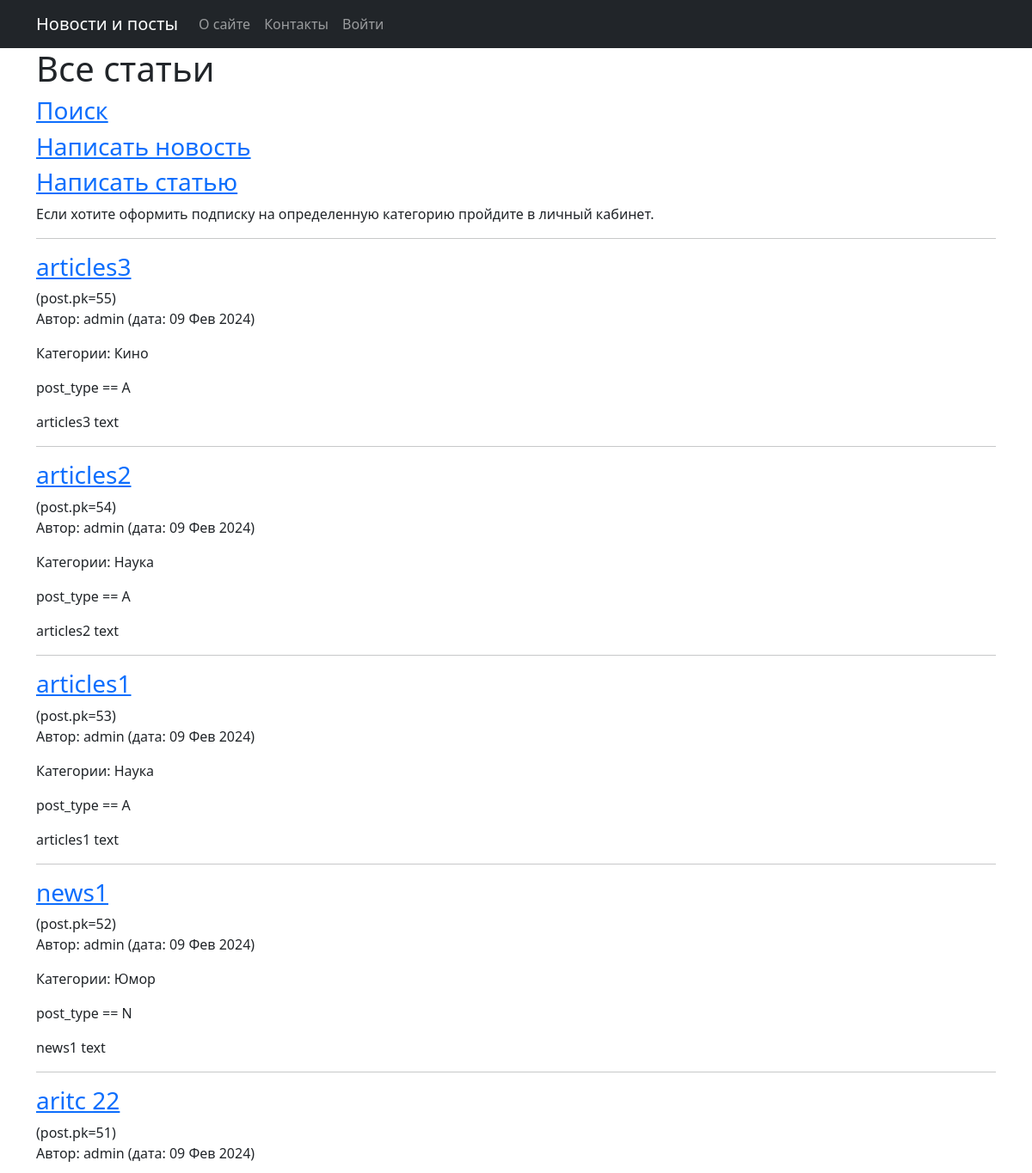
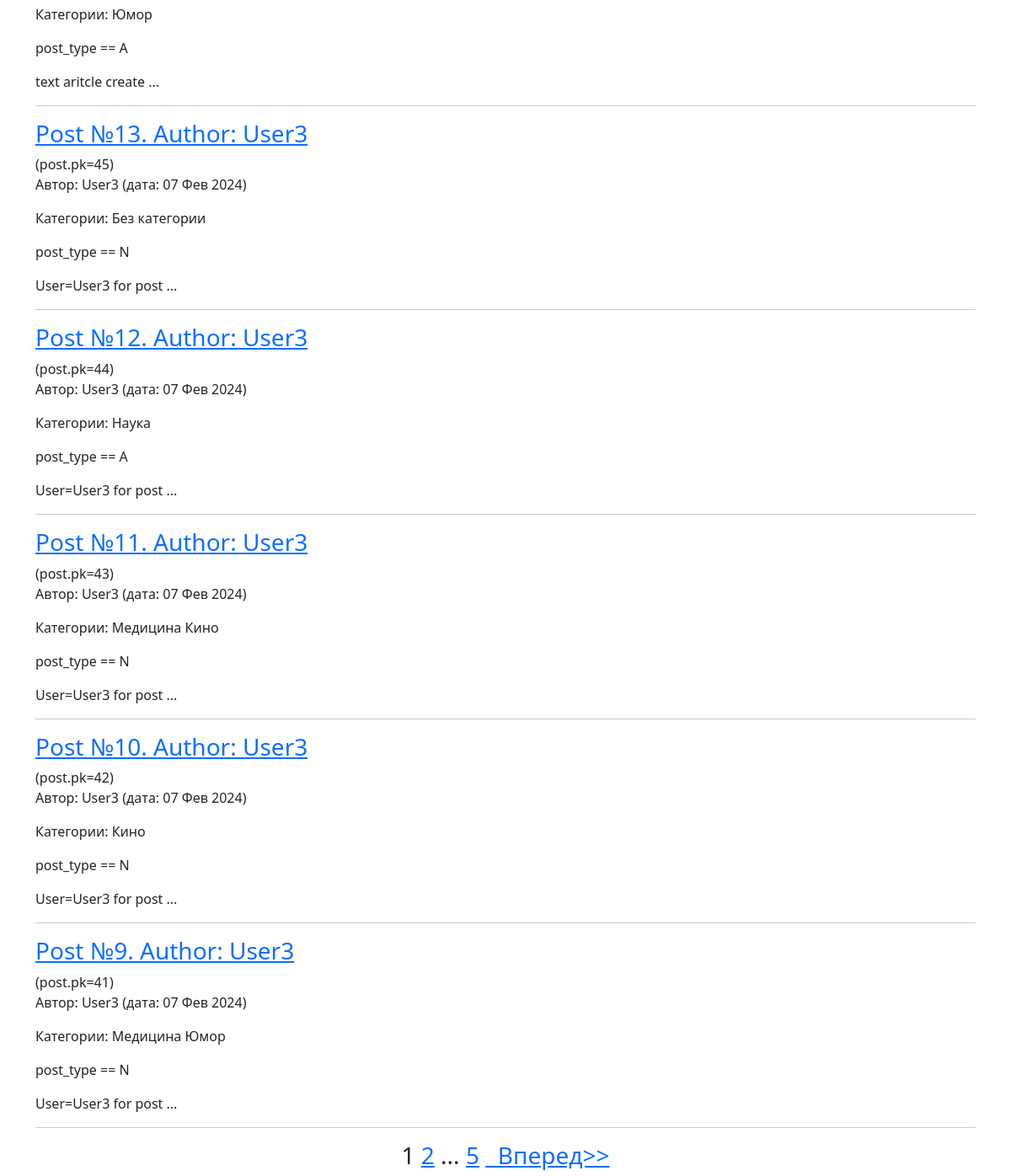
Before: / with the older database file (2 pictures, top to bottom).
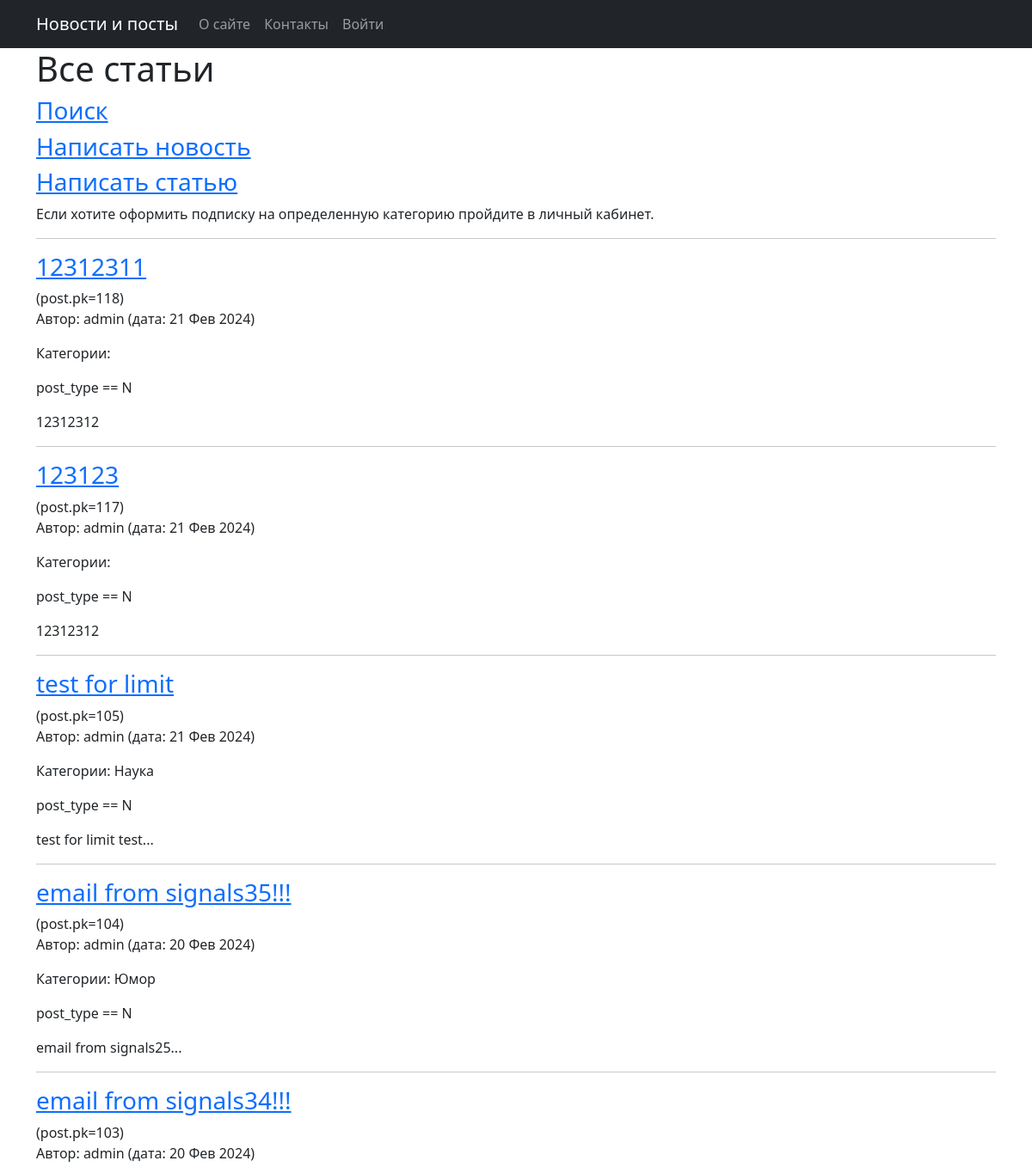
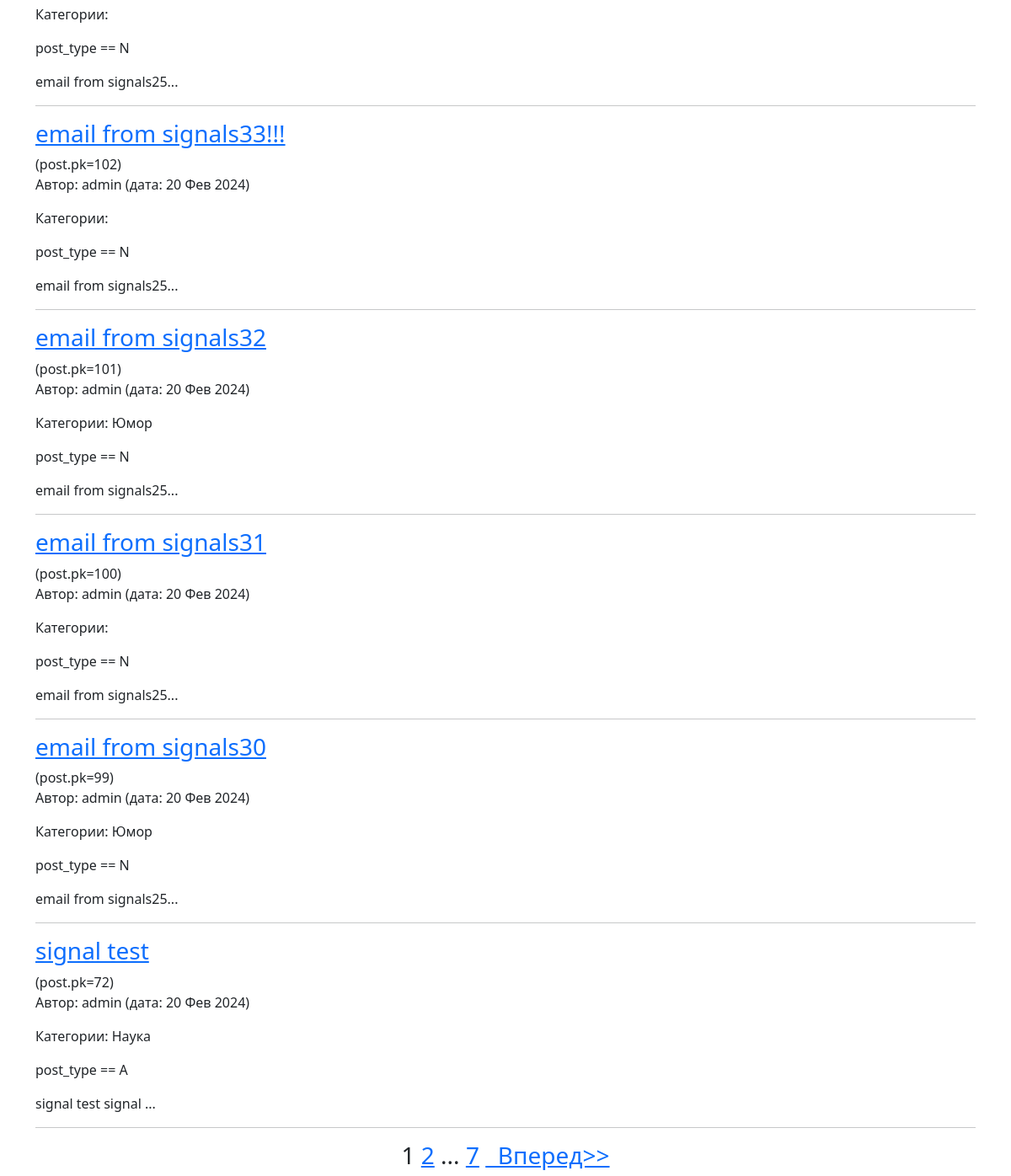
After: the same page with the newer database file (2 pictures, top to bottom).
### news/models.py (models this page shows, shortened)
class Post(models.Model):
    article = 'A'
    news = 'N'
    POSITIONS = [(article, 'Статья'),
                 (news, 'Новости')]
    post_type = models.CharField(max_length=1, choices=POSITIONS, default=article)
    time_created = models.DateTimeField(auto_now_add=True, verbose_name='Дата публикации')
    title = models.CharField(max_length=255, unique=True, verbose_name='Название')
    text = models.TextField(verbose_name="Текст")
    rating = models.IntegerField(default=0, verbose_name='Рейтинг')
    author = models.ForeignKey('Author', null=True, on_delete=models.CASCADE)
    category = models.ManyToManyField('Category', through='PostCategory')
    def preview(self) -> str:
        text = self.text[:20]
        if len(text) == 20:
            text += '...'
        return text

class Author(models.Model):
    user = models.OneToOneField(User, on_delete=models.CASCADE, primary_key=True)
    rating = models.IntegerField(default=0)
    subscriptions = models.ManyToManyField('Category', through='Subscribers', verbose_name='Категории в подписке')

class Category(models.Model):
    name = models.CharField(max_length=20, unique=True)
    subs = models.ManyToManyField('Author', through="Subscribers")

### news/views.py (the view, shortened to what this page needs)
# urls.py: path('', PostsList.as_view(), name='all_posts'),
class PostsList(ListView):
    model = Post
    ordering = '-time_created'
    template_name = 'posts.html'
    context_object_name = 'posts'
    paginate_by = 10
    def get_queryset(self):
        queryset = super().get_queryset()
        if not self.request.path or self.request.path == '/':
            return queryset
    def get_context_data(self, **kwargs):
        context = super().get_context_data(**kwargs)
        if 'search/' in self.request.path:
            context['filterset'] = self.filterset
        return context

### news/templatetags/custom_tags.py (called while the page is built)
@register.simple_tag(takes_context=True)
def url_replace(context, **kwargs):
    d = context['request'].GET.copy()
    for k, v in kwargs.items():
        d[k] = v
    return d.urlencode()

### templates/posts.html (shortened to what this page needs)
{% extends 'default.html' %}
{% load custom_filters %}
{% load custom_tags %}
{% block posts_content %}
  <body>
  <h1>Все статьи</h1>
  <h3><a href="/news/search/">Поиск</a></h3>
  <h3><a href="/news/create/">Написать новость</a></h3>
  <h3><a href="/articles/create/">Написать статью</a></h3>
  {% if request.user.is_authenticated %}
  <p>Если хотите оформить подписку на определенную категорию пройдите в
    <a href="{% url 'user_profile' request.user.id %}">личный кабинет</a>.
  </p>
  {% else %}
    <p>Если хотите оформить подписку на определенную категорию пройдите в личный кабинет.</p>
  {% endif %}
  <hr>
  {% if posts %}
    {% for post in posts %}
      <h3><a href="{% url 'news_detail' post.id %}">{{ post.title }}</a></h3>(post.pk={{ post.pk }})
      <p>Автор: {{ post.author.user.username | censor }} (дата: {{ post.time_created | date:'d M Y' }})</p>
      <p>Категории:
        {% for cat in post.category.all %}
          <span> {{ cat.name }} </span>
        {% endfor %}
      </p>
      <p>post_type == {{ post.post_type }}</p>
      {{ post.preview | censor }}
      <hr>
    {% endfor %}
  {% else %}
    <h2>На сайте не опубликовано ни одной статьи</h2>
  {% endif %}
  <div align="center">
    <h3>
      {{ page_obj.number }}
      {% if page_obj.has_next %}
        <a href="?{% url_replace page=page_obj.next_page_number %}">{{ page_obj.next_page_number }}</a>
        {% if paginator.num_pages != page_obj.next_page_number %}
          ...
          <a href="?{% url_replace page=page_obj.paginator.num_pages %}">{{ page_obj.paginator.num_pages }}</a>
        {% endif %}
        {% if page_obj.has_next %}
          <a href="?{% url_replace page=page_obj.next_page_number %}">&nbsp Вперед&gt;&gt;</a>
        {% endif %}
      {% endif %}
    </h3>
  </div>
  </body>
{% endblock posts_content %}

Changed rows visible on the page:
no longer on this page (row unchanged): Post: title "articles3", pk "55", author.user.username|censor "admin", time_created "09 Фев 2024", post_type "A", preview|censor "articles3 text"
no longer on this page (row unchanged): Category: name "Кино"
no longer on this page (row unchanged): Post: title "articles2", pk "54", author.user.username|censor "admin", time_created "09 Фев 2024", post_type "A", preview|censor "articles2 text", Category (name "Наука")
no longer on this page (row unchanged): Post: title "articles1", pk "53", author.user.username|censor "admin", time_created "09 Фев 2024", post_type "A", preview|censor "articles1 text", Category (name "Наука")
no longer on this page (row unchanged): Post: title "news1", pk "52", author.user.username|censor "admin", time_created "09 Фев 2024", post_type "N", preview|censor "news1 text", Category (name "Юмор")
no longer on this page (row unchanged): Post: title "aritc 22", pk "51", author.user.username|censor "admin", time_created "09 Фев 2024", post_type "A", preview|censor "text aritcle create ...", Category (name "Юмор")
no longer on this page (row unchanged): Post: title "Post №13. Author: User3", pk "45", author.user.username|censor "User3", time_created "07 Фев 2024", post_type "N", preview|censor "User=User3 for post ..."
no longer on this page (row unchanged): Category: name "Без категории", shown under "Post №13. Author: User3"
no longer on this page (row unchanged): Post: title "Post №12. Author: User3", pk "44", author.user.username|censor "User3", time_created "07 Фев 2024", post_type "A", preview|censor "User=User3 for post ...", Category (name "Наука")
no longer on this page (row unchanged): Post: title "Post №11. Author: User3", pk "43", author.user.username|censor "User3", time_created "07 Фев 2024", post_type "N", preview|censor "User=User3 for post ..."
no longer on this page (row unchanged): Category: name "Медицина"
no longer on this page (row unchanged): Post: title "Post №10. Author: User3", pk "42", author.user.username|censor "User3", time_created "07 Фев 2024", post_type "N", preview|censor "User=User3 for post ..."
no longer on this page (row unchanged): Post: title "Post №9. Author: User3", pk "41", author.user.username|censor "User3", time_created "07 Фев 2024", post_type "N", preview|censor "User=User3 for post ...", Category (name "Юмор")
added Post: title "12312311", pk "118", author.user.username|censor "admin", time_created "21 Фев 2024", post_type "N", preview|censor "12312312"
added Post: title "123123", pk "117", author.user.username|censor "admin", time_created "21 Фев 2024", post_type "N", preview|censor "12312312"
added Post: title "test for limit", pk "105", author.user.username|censor "admin", time_created "21 Фев 2024", post_type "N", preview|censor "test for limit test...", Category (name "Наука")
added Post: title "email from signals35!!!", pk "104", author.user.username|censor "admin", time_created "20 Фев 2024", post_type "N", preview|censor "email from signals25...", Category (name "Юмор")
added Post: title "email from signals34!!!", pk "103", author.user.username|censor "admin", time_created "20 Фев 2024", post_type "N", preview|censor "email from signals25..."
added Post: title "email from signals33!!!", pk "102", author.user.username|censor "admin", time_created "20 Фев 2024", post_type "N", preview|censor "email from signals25..."
added Post: title "email from signals32", pk "101", author.user.username|censor "admin", time_created "20 Фев 2024", post_type "N", preview|censor "email from signals25...", Category (name "Юмор")
added Post: title "email from signals31", pk "100", author.user.username|censor "admin", time_created "20 Фев 2024", post_type "N", preview|censor "email from signals25..."
added Post: title "email from signals30", pk "99", author.user.username|censor "admin", time_created "20 Фев 2024", post_type "N", preview|censor "email from signals25...", Category (name "Юмор")
added Post: title "signal test", pk "72", author.user.username|censor "admin", time_created "20 Фев 2024", post_type "A", preview|censor "signal test signal ...", Category (name "Наука")
Other visible differences:
{{ page_obj.paginator.num_pages }}: "5" → "7"
